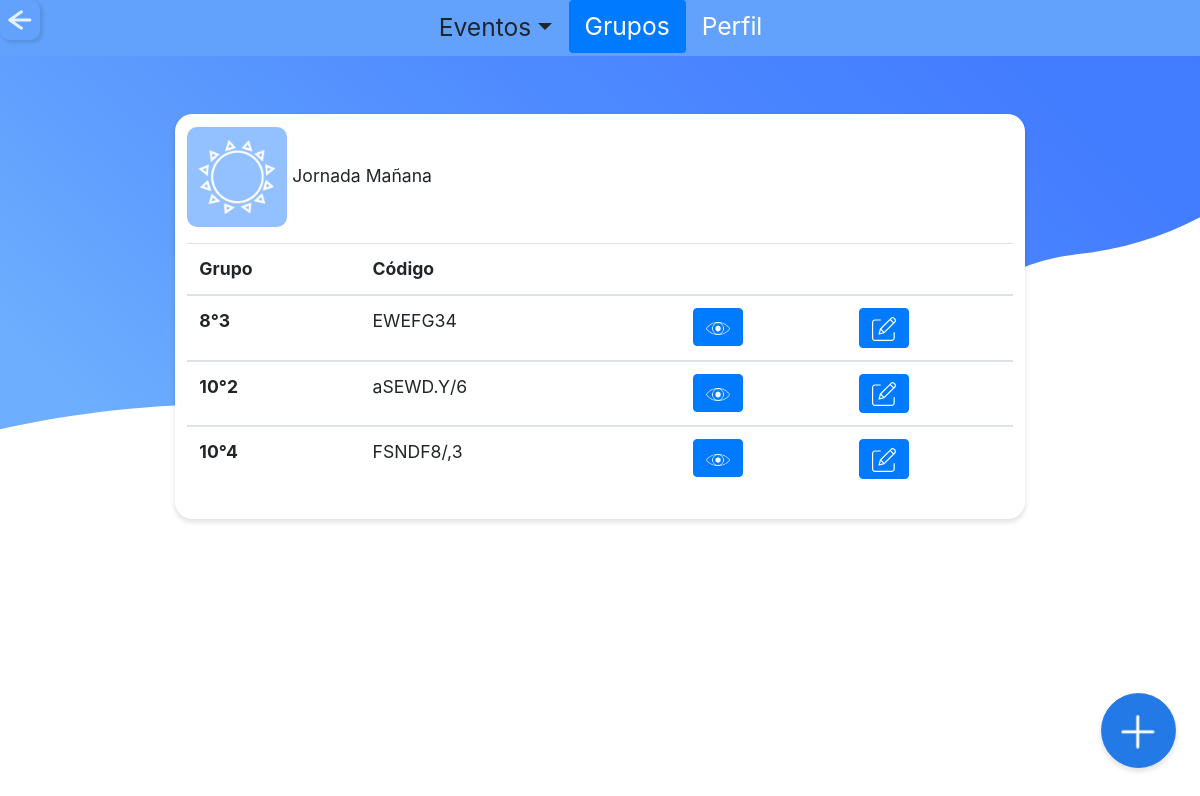
The app's page /admin/conj_grupos.php?id=J1 (signed in) with its own data.
### tables this page shows
CREATE TABLE `tbl_jornada` (
  `id_jornada` varchar(3) NOT NULL,
  `descripcion_j` varchar(20) NOT NULL
);

CREATE TABLE `tbl_grupo` (
  `codigo_g` varchar(10) NOT NULL,
  `grado_g` int(11) NOT NULL,
  `grupo_g` varchar(3) NOT NULL,
  `id_jornada` varchar(3) NOT NULL
);

### admin/conj_grupos.php (the view, shortened to what this page needs)
<?php
  include "../php/conexion.php";
  include "../php/variables.php";
?>
<!doctype html>
<html>
  <head>
  <?php
    $title="Administrador | SchoolTime";
    echo Links($title);
    ?>
  </head>
  <body>
    <?php
    $titulo="grupos";
    echo Eventos($titulo); ?>
<br>
<br>
<br>
<br>
<?php
$id=$_REQUEST['id'];
  $queryJ="SELECT * FROM tbl_jornada WHERE id_jornada='$id'";
  $resultadoJ=$conexion->query($queryJ);
  $rowJ=$resultadoJ->fetch_assoc();
  ?>
<div class="center-90">
<div class="titulo_perfil default">
  <div class="medio">
  <?php
  if($rowJ['id_jornada'] == "J1"){
    ?>
    <img class="tipo-evento" src="../iconos/manana3.png">
    <?php
  }elseif($rowJ['id_jornada'] == "J2"){
    ?>
    <img class="tipo-evento" src="../iconos/tarde3.png">
    <?php
  }else{
    ?>
    <img class="cuadro_grupo">
    <?php
  }
  ?>
    <?php echo $rowJ['descripcion_j']?>
    <table class="table margin-top-1">
    <thead>
    <tr>
      <th scope="col">Grupo</th>
      <th>Código</th>
      <th></th>
      <th></th>
      <th></th>
    </tr>
  </thead>
  <?php
  $query="SELECT * FROM tbl_grupo WHERE id_jornada='$id' ORDER BY grado_g";
	$resultado=$conexion->query($query);
	while ($row=$resultado->fetch_assoc()){
  ?>
  <tbody>
    <tr>
    <th scope="col"><?php echo $row['grado_g']?>°<?php echo $row['grupo_g']?></th>
     <td><?php echo $row['codigo_g']?></td>
     <td>
     </td>
     <td>
      <a  href="grupos_desc.php?id=<?php echo $row['codigo_g']?>" style="color: white; text-decoration: none; ">
     <button type="button" class="btn btn-primary btn-icon-2">
      <img class="icon" src="../svg/view.png"></button></a>
     </td>
     <td>
      <a  href="actualizar_grupo.php?id=<?php echo $row['codigo_g']?>" style="color: white; text-decoration: none; ">
     <button type="button" class="btn btn-primary btn-icon-2">
      <img class="icon" src="../svg/edit.svg"></button></a>
     </td>
    </tr>
    <?php
}
?>
  </tbody>
</table>
  </div>
</div>
</div>
<center>
<a href="nuevo_grupo.php?id=<?php echo $rowJ['id_jornada']?>">
  <div class="form-check form-check-inline">
  <input  class="btn_ok large" type="button" value="Nuevo Grupo">
  </div>
  </a>
  </center>
  </body>
</html>

### css/style.css (style rules this page uses)
* { padding: 0; margin: 0; }
body { background: url(../svg/back_one.svg) no-repeat center center fixed; background-size: cover; font-size: 110%; }
.center-90 { margin: 0 auto; max-width: 90%; padding: 0.5em; border: 0px solid #CCC; border-radius: 1em; background-color: transparent; }
.icon { width:100%; }
.btn-icon-2 { max-width:50px; }
.btn_ok { position: fixed; bottom: 0; right: 1.5rem; display: inline-block; font-weight: 400; color: transparent; -webkit-user-select: none; -moz-user-select: none; -ms-user-select: none; user-select: none; width: 75px; height: 75px; box-shadow: 0px 3px 4px 1px rgba(0, 0, 0, 0.1); background-color: c; background: url(../iconos/nuevo_env.png) no-repeat center center; background-size: 100%; border: 1px solid #2379E6; padding: 0.375rem 0.75rem; margin-bottom: 2rem; line-height: 1.5; border-radius: 3rem; margin-left: -1.5rem; transition: width .7s; }
input { background-color: white; width: 80px; height: 80px; border-radius: 10px; border-color: transparent; color: transparent; box-shadow: 2px 2px 3px 1px rgba(0, 0, 0, 0.1); }
.large { font-size: 140%; }
.tipo-evento { background-color: white; width: 100px; height: 100px; border-radius: 10px; border-color: #F2F2F2; color: transparent; }
.medio { margin: 0 auto; max-width: 80%; padding: 0.7em; border: 0px solid #CCC; box-shadow: 0px 3px 4px 1px rgba(0, 0, 0, 0.1); border-radius: 1em; background-color: white; margin-bottom: 0.6rem; text-decoration: none; }
.margin-top-1 { margin-top: 1rem; }

### records on screen
tbl_jornada: descripcion_j "Jornada Mañana"
tbl_grupo: grado_g "8", grupo_g "3", codigo_g "EWEFG34"
tbl_grupo: grado_g "10", grupo_g "2", codigo_g "aSEWD.Y/6"
tbl_grupo: grado_g "10", grupo_g "4", codigo_g "FSNDF8/,3"
